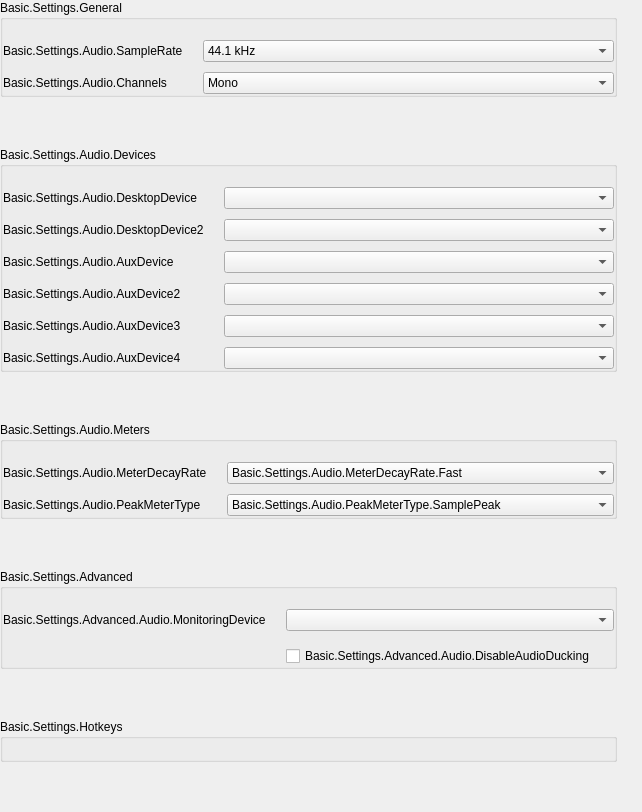
               <widget class="QWidget" name="scrollAreaWidgetContents_50">
                <property name="geometry">
                 <rect>
                  <x>0</x>
                  <y>0</y>
                  <width>642</width>
                  <height>742</height>
                 </rect>
                </property>
                <layout class="QVBoxLayout" name="verticalLayout_50">
                 <property name="spacing">
                  <number>0</number>
                 </property>
                 <property name="leftMargin">
                  <number>0</number>
                 </property>
                 <property name="topMargin">
                  <number>0</number>
                 </property>
                 <property name="rightMargin">
                  <number>0</number>
                 </property>
                 <property name="bottomMargin">
                  <number>50</number>
                 </property>
                 <item alignment="Qt::AlignTop">
                  <widget class="QWidget" name="widget_50" native="true">
                   <layout class="QVBoxLayout" name="verticalLayout_51">
                    <property name="spacing">
                     <number>50</number>
                    </property>
                    <property name="leftMargin">
                     <number>0</number>
                    </property>
                    <property name="topMargin">
                     <number>0</number>
                    </property>
                    <property name="rightMargin">
                     <number>25</number>
                    </property>
                    <property name="bottomMargin">
                     <number>0</number>
                    </property>
                    <item>
                     <widget class="QGroupBox" name="audioGeneralGroupBox">
                      <property name="title">
                       <string>Basic.Settings.General</string>
                      </property>
                      <property name="uistep" stdset="0">
                       <string notr="true">General</string>
                      </property>
                      <layout class="QFormLayout" name="formLayout_52">
                       <property name="fieldGrowthPolicy">
                        <enum>QFormLayout::AllNonFixedFieldsGrow</enum>
                       </property>
                       <property name="labelAlignment">
                        <set>Qt::AlignLeading|Qt::AlignLeft|Qt::AlignVCenter</set>
                       </property>
                       <property name="horizontalSpacing">
                        <number>20</number>
                       </property>
                       <property name="verticalSpacing">
                        <number>10</number>
                       </property>
                       <property name="leftMargin">
                        <number>0</number>
                       </property>
                       <property name="topMargin">
                        <number>20</number>
                       </property>
                       <property name="rightMargin">
                        <number>0</number>
                       </property>
                       <property name="bottomMargin">
                        <number>0</number>
                       </property>
                       <item row="0" column="0">
                        <widget class="QLabel" name="label_14">
                         <property name="sizePolicy">
                          <sizepolicy hsizetype="Preferred" vsizetype="Expanding">
                           <horstretch>0</horstretch>
                           <verstretch>0</verstretch>
                          </sizepolicy>
                         </property>
                         <property name="text">
                          <string>Basic.Settings.Audio.SampleRate</string>
                         </property>
                         <property name="alignment">
                          <set>Qt::AlignLeading|Qt::AlignLeft|Qt::AlignVCenter</set>
                         </property>
                         <property name="wordWrap">
                          <bool>true</bool>
                         </property>
                         <property name="buddy">
                          <cstring>sampleRate</cstring>
                         </property>
                         <property name="useFor" stdset="0">
                          <string notr="true">FormLabelRole</string>
                         </property>
                        </widget>
                       </item>
                       <item row="0" column="1">
                        <widget class="PLSComboBox" name="sampleRate">
                         <property name="currentText">
                          <string notr="true">44.1 kHz</string>
                         </property>
                         <property name="currentIndex">
                          <number>0</number>
                         </property>
                         <property name="uistep" stdset="0">
                          <string notr="true">Sample Rate</string>
                         </property>
                         <item>
                          <property name="text">
                           <string>44.1 kHz</string>
                          </property>
                         </item>
                         <item>
                          <property name="text">
                           <string>48 kHz</string>
                          </property>
                         </item>
                        </widget>
                       </item>
                       <item row="1" column="0">
                        <widget class="QLabel" name="label_15">
                         <property name="sizePolicy">
                          <sizepolicy hsizetype="Preferred" vsizetype="Expanding">
                           <horstretch>0</horstretch>
                           <verstretch>0</verstretch>
                          </sizepolicy>
                         </property>
                         <property name="text">
                          <string>Basic.Settings.Audio.Channels</string>
                         </property>
                         <property name="wordWrap">
                          <bool>true</bool>
                         </property>
                         <property name="buddy">
                          <cstring>channelSetup</cstring>
                         </property>
                         <property name="useFor" stdset="0">
                          <string notr="true">FormLabelRole</string>
                         </property>
                        </widget>
                       </item>
                       <item row="1" column="1">
                        <widget class="PLSComboBox" name="channelSetup">
                         <property name="currentText">
                          <string>Mono</string>
                         </property>
                         <property name="currentIndex">
                          <number>0</number>
                         </property>
                         <property name="uistep" stdset="0">
                          <string notr="true">Channels</string>
                         </property>
                         <item>
                          <property name="text">
                           <string>Mono</string>
                          </property>
                         </item>
                         <item>
                          <property name="text">
                           <string>Stereo</string>
                          </property>
                         </item>
                         <item>
                          <property name="text">
                           <string>2.1</string>
                          </property>
                         </item>
                         <item>
                          <property name="text">
                           <string>4.0</string>
                          </property>
                         </item>
                         <item>
                          <property name="text">
                           <string>4.1</string>
                          </property>
                         </item>
                         <item>
                          <property name="text">
                           <string>5.1</string>
                          </property>
                         </item>
                         <item>
                          <property name="text">
                           <string>7.1</string>
                          </property>
                         </item>
                        </widget>
                       </item>
                      </layout>
                     </widget>
                    </item>
                    <item>
                     <widget class="QGroupBox" name="audioDevicesGroupBox">
                      <property name="title">
                       <string>Basic.Settings.Audio.Devices</string>
                      </property>
                      <property name="uistep" stdset="0">
                       <string notr="true">Devices</string>
                      </property>
                      <layout class="QFormLayout" name="formLayout_53">
                       <property name="fieldGrowthPolicy">
                        <enum>QFormLayout::AllNonFixedFieldsGrow</enum>
                       </property>
                       <property name="labelAlignment">
                        <set>Qt::AlignLeading|Qt::AlignLeft|Qt::AlignVCenter</set>
                       </property>
                       <property name="horizontalSpacing">
                        <number>20</number>
                       </property>
                       <property name="verticalSpacing">
                        <number>10</number>
                       </property>
                       <property name="leftMargin">
                        <number>0</number>
                       </property>
                       <property name="topMargin">
                        <number>20</number>
                       </property>
                       <property name="rightMargin">
                        <number>0</number>
                       </property>
                       <property name="bottomMargin">
                        <number>0</number>
                       </property>
                       <item row="0" column="0">
                        <widget class="QLabel" name="label_2">
                         <property name="sizePolicy">
                          <sizepolicy hsizetype="Preferred" vsizetype="Expanding">
                           <horstretch>0</horstretch>
                           <verstretch>0</verstretch>
                          </sizepolicy>
                         </property>
                         <property name="text">
                          <string>Basic.Settings.Audio.DesktopDevice</string>
                         </property>
                         <property name="alignment">
                          <set>Qt::AlignLeading|Qt::AlignLeft|Qt::AlignVCenter</set>
                         </property>
                         <property name="wordWrap">
                          <bool>true</bool>
                         </property>
                         <property name="buddy">
                          <cstring>desktopAudioDevice1</cstring>
                         </property>
                         <property name="useFor" stdset="0">
                          <string notr="true">FormLabelRole</string>
                         </property>
                        </widget>
                       </item>
                       <item row="0" column="1">
                        <widget class="PLSComboBox" name="desktopAudioDevice1">
                         <property name="enabled">
                          <bool>true</bool>
                         </property>
                         <property name="uistep" stdset="0">
                          <string notr="true">Desktop Audio</string>
                         </property>
                        </widget>
                       </item>
                       <item row="1" column="0">
                        <widget class="QLabel" name="label_3">
                         <property name="sizePolicy">
                          <sizepolicy hsizetype="Preferred" vsizetype="Expanding">
                           <horstretch>0</horstretch>
                           <verstretch>0</verstretch>
                          </sizepolicy>
                         </property>
                         <property name="text">
                          <string>Basic.Settings.Audio.DesktopDevice2</string>
                         </property>
                         <property name="alignment">
                          <set>Qt::AlignLeading|Qt::AlignLeft|Qt::AlignVCenter</set>
                         </property>
                         <property name="wordWrap">
                          <bool>true</bool>
                         </property>
                         <property name="buddy">
                          <cstring>desktopAudioDevice2</cstring>
                         </property>
                         <property name="useFor" stdset="0">
                          <string notr="true">FormLabelRole</string>
                         </property>
                        </widget>
                       </item>
                       <item row="1" column="1">
                        <widget class="PLSComboBox" name="desktopAudioDevice2">
                         <property name="enabled">
                          <bool>true</bool>
                         </property>
                         <property name="uistep" stdset="0">
                          <string notr="true">Desktop Audio 2</string>
                         </property>
                        </widget>
                       </item>
                       <item row="2" column="0">
                        <widget class="QLabel" name="label_4">
                         <property name="sizePolicy">
                          <sizepolicy hsizetype="Preferred" vsizetype="Expanding">
                           <horstretch>0</horstretch>
                           <verstretch>0</verstretch>
                          </sizepolicy>
                         </property>
                         <property name="text">
                          <string>Basic.Settings.Audio.AuxDevice</string>
                         </property>
                         <property name="wordWrap">
                          <bool>true</bool>
                         </property>
                         <property name="buddy">
                          <cstring>auxAudioDevice1</cstring>
                         </property>
                         <property name="useFor" stdset="0">
                          <string notr="true">FormLabelRole</string>
                         </property>
                        </widget>
                       </item>
                       <item row="2" column="1">
                        <widget class="PLSComboBox" name="auxAudioDevice1">
                         <property name="enabled">
                          <bool>true</bool>
                         </property>
                         <property name="uistep" stdset="0">
                          <string notr="true">Mic/Auxiliary Audio</string>
                         </property>
                        </widget>
                       </item>
                       <item row="3" column="0">
                        <widget class="QLabel" name="label_5">
                         <property name="sizePolicy">
                          <sizepolicy hsizetype="Preferred" vsizetype="Expanding">
                           <horstretch>0</horstretch>
                           <verstretch>0</verstretch>
                          </sizepolicy>
                         </property>
                         <property name="text">
                          <string>Basic.Settings.Audio.AuxDevice2</string>
                         </property>
                         <property name="wordWrap">
                          <bool>true</bool>
                         </property>
                         <property name="buddy">
                          <cstring>auxAudioDevice2</cstring>
                         </property>
                         <property name="useFor" stdset="0">
                          <string notr="true">FormLabelRole</string>
                         </property>
                        </widget>
                       </item>
                       <item row="3" column="1">
                        <widget class="PLSComboBox" name="auxAudioDevice2">
                         <property name="enabled">
                          <bool>true</bool>
                         </property>
                         <property name="uistep" stdset="0">
                          <string notr="true">Mic/Auxiliary Audio 2</string>
                         </property>
                        </widget>
                       </item>
                       <item row="4" column="0">
                        <widget class="QLabel" name="label_6">
                         <property name="sizePolicy">
                          <sizepolicy hsizetype="Preferred" vsizetype="Expanding">
                           <horstretch>0</horstretch>
                           <verstretch>0</verstretch>
                          </sizepolicy>
                         </property>
                         <property name="text">
                          <string>Basic.Settings.Audio.AuxDevice3</string>
                         </property>
                         <property name="wordWrap">
                          <bool>true</bool>
                         </property>
                         <property name="buddy">
                          <cstring>auxAudioDevice3</cstring>
                         </property>
                         <property name="useFor" stdset="0">
                          <string notr="true">FormLabelRole</string>
                         </property>
                        </widget>
                       </item>
                       <item row="4" column="1">
                        <widget class="PLSComboBox" name="auxAudioDevice3">
                         <property name="enabled">
                          <bool>true</bool>
                         </property>
                         <property name="uistep" stdset="0">
                          <string notr="true">Mic/Auxiliary Audio 3</string>
                         </property>
                        </widget>
                       </item>
                       <item row="5" column="1">
                        <widget class="PLSComboBox" name="auxAudioDevice4">
                         <property name="enabled">
                          <bool>true</bool>
                         </property>
                         <property name="uistep" stdset="0">
                          <string notr="true">Mic/Auxiliary Audio 4</string>
                         </property>
                        </widget>
                       </item>
                       <item row="5" column="0">
                        <widget class="QLabel" name="label_67">
                         <property name="sizePolicy">
                          <sizepolicy hsizetype="Preferred" vsizetype="Expanding">
                           <horstretch>0</horstretch>
                           <verstretch>0</verstretch>
                          </sizepolicy>
                         </property>
                         <property name="text">
                          <string>Basic.Settings.Audio.AuxDevice4</string>
                         </property>
                         <property name="wordWrap">
                          <bool>true</bool>
                         </property>
                         <property name="buddy">
                          <cstring>auxAudioDevice4</cstring>
                         </property>
                         <property name="useFor" stdset="0">
                          <string notr="true">FormLabelRole</string>
                         </property>
                        </widget>
                       </item>
                      </layout>
                     </widget>
                    </item>
                    <item>
                     <widget class="QGroupBox" name="audioMetersGroupBox">
                      <property name="title">
                       <string>Basic.Settings.Audio.Meters</string>
                      </property>
                      <property name="uistep" stdset="0">
                       <string notr="true">Meters</string>
                      </property>
                      <layout class="QFormLayout" name="formLayout_54">
                       <property name="fieldGrowthPolicy">
                        <enum>QFormLayout::AllNonFixedFieldsGrow</enum>
                       </property>
                       <property name="labelAlignment">
                        <set>Qt::AlignLeading|Qt::AlignLeft|Qt::AlignVCenter</set>
                       </property>
                       <property name="horizontalSpacing">
                        <number>20</number>
                       </property>
                       <property name="verticalSpacing">
                        <number>10</number>
                       </property>
                       <property name="leftMargin">
                        <number>0</number>
                       </property>
                       <property name="topMargin">
                        <number>20</number>
                       </property>
                       <property name="rightMargin">
                        <number>0</number>
                       </property>
                       <property name="bottomMargin">
                        <number>0</number>
                       </property>
                       <item row="0" column="0">
                        <widget class="QLabel" name="label_65">
                         <property name="sizePolicy">
                          <sizepolicy hsizetype="Preferred" vsizetype="Expanding">
                           <horstretch>0</horstretch>
                           <verstretch>0</verstretch>
                          </sizepolicy>
                         </property>
                         <property name="text">
                          <string>Basic.Settings.Audio.MeterDecayRate</string>
                         </property>
                         <property name="alignment">
                          <set>Qt::AlignLeading|Qt::AlignLeft|Qt::AlignVCenter</set>
                         </property>
                         <property name="wordWrap">
                          <bool>true</bool>
                         </property>
                         <property name="buddy">
                          <cstring>meterDecayRate</cstring>
                         </property>
                         <property name="useFor" stdset="0">
                          <string notr="true">FormLabelRole</string>
                         </property>
                        </widget>
                       </item>
                       <item row="0" column="1">
                        <widget class="PLSComboBox" name="meterDecayRate">
                         <property name="currentText">
                          <string>Basic.Settings.Audio.MeterDecayRate.Fast</string>
                         </property>
                         <property name="currentIndex">
                          <number>0</number>
                         </property>
                         <property name="uistep" stdset="0">
                          <string notr="true">Decay Rate</string>
                         </property>
                         <item>
                          <property name="text">
                           <string>Basic.Settings.Audio.MeterDecayRate.Fast</string>
                          </property>
                         </item>
                         <item>
                          <property name="text">
                           <string>Basic.Settings.Audio.MeterDecayRate.Medium</string>
                          </property>
                         </item>
                         <item>
                          <property name="text">
                           <string>Basic.Settings.Audio.MeterDecayRate.Slow</string>
                          </property>
                         </item>
                        </widget>
                       </item>
                       <item row="1" column="0">
                        <widget class="QLabel" name="label_66">
                         <property name="sizePolicy">
                          <sizepolicy hsizetype="Preferred" vsizetype="Expanding">
                           <horstretch>0</horstretch>
                           <verstretch>0</verstretch>
                          </sizepolicy>
                         </property>
                         <property name="text">
                          <string>Basic.Settings.Audio.PeakMeterType</string>
                         </property>
                         <property name="wordWrap">
                          <bool>true</bool>
                         </property>
                         <property name="buddy">
                          <cstring>peakMeterType</cstring>
                         </property>
                         <property name="useFor" stdset="0">
                          <string notr="true">FormLabelRole</string>
                         </property>
                        </widget>
                       </item>
                       <item row="1" column="1">
                        <widget class="PLSComboBox" name="peakMeterType">
                         <property name="currentIndex">
                          <number>0</number>
                         </property>
                         <property name="uistep" stdset="0">
                          <string notr="true">Peak Meter Type</string>
                         </property>
                         <item>
                          <property name="text">
                           <string>Basic.Settings.Audio.PeakMeterType.SamplePeak</string>
                          </property>
                         </item>
                         <item>
                          <property name="text">
                           <string>Basic.Settings.Audio.PeakMeterType.TruePeak</string>
                          </property>
                         </item>
                        </widget>
                       </item>
                      </layout>
                     </widget>
                    </item>
                    <item>
                     <widget class="QGroupBox" name="audioAdvGroupBox">
                      <property name="title">
                       <string>Basic.Settings.Advanced</string>
                      </property>
                      <property name="uistep" stdset="0">
                       <string notr="true">Advanced</string>
                      </property>
                      <layout class="QFormLayout" name="formLayout_56">
                       <property name="fieldGrowthPolicy">
                        <enum>QFormLayout::AllNonFixedFieldsGrow</enum>
                       </property>
                       <property name="labelAlignment">
                        <set>Qt::AlignLeading|Qt::AlignLeft|Qt::AlignVCenter</set>
                       </property>
                       <property name="horizontalSpacing">
                        <number>20</number>
                       </property>
                       <property name="verticalSpacing">
                        <number>10</number>
                       </property>
                       <property name="leftMargin">
                        <number>0</number>
                       </property>
                       <property name="topMargin">
                        <number>20</number>
                       </property>
                       <property name="rightMargin">
                        <number>0</number>
                       </property>
                       <property name="bottomMargin">
                        <number>0</number>
                       </property>
                       <item row="0" column="0">
                        <widget class="QLabel" name="monitoringDeviceLabel">
                         <property name="sizePolicy">
                          <sizepolicy hsizetype="Preferred" vsizetype="Expanding">
                           <horstretch>0</horstretch>
                           <verstretch>0</verstretch>
                          </sizepolicy>
                         </property>
                         <property name="text">
                          <string>Basic.Settings.Advanced.Audio.MonitoringDevice</string>
                         </property>
                         <property name="wordWrap">
                          <bool>true</bool>
                         </property>
                         <property name="buddy">
                          <cstring>monitoringDevice</cstring>
                         </property>
                         <property name="useFor" stdset="0">
                          <string notr="true">FormLabelRole</string>
                         </property>
                        </widget>
                       </item>
                       <item row="0" column="1">
                        <widget class="PLSComboBox" name="monitoringDevice">
                         <property name="uistep" stdset="0">
                          <string notr="true">Monitoring Device</string>
                         </property>
                        </widget>
                       </item>
                       <item row="1" column="1">
                        <layout class="QVBoxLayout" name="verticalLayout_55">
                         <property name="spacing">
                          <number>0</number>
                         </property>
                         <property name="topMargin">
                          <number>5</number>
                         </property>
                         <item>
                          <widget class="QCheckBox" name="disableAudioDucking">
                           <property name="text">
                            <string>Basic.Settings.Advanced.Audio.DisableAudioDucking</string>
                           </property>
                           <property name="uistep" stdset="0">
                            <string notr="true">Disable Windows audio ducking</string>
                           </property>
                          </widget>
                         </item>
                        </layout>
                       </item>
                      </layout>
                     </widget>
                    </item>
                    <item>
                     <widget class="QGroupBox" name="audioHotkeysGroupBox">
                      <property name="title">
                       <string>Basic.Settings.Hotkeys</string>
                      </property>
                      <property name="uistep" stdset="0">
                       <string notr="true">Hotkeys</string>
                      </property>
                      <layout class="QFormLayout" name="audioSourceLayout">
                       <property name="fieldGrowthPolicy">
                        <enum>QFormLayout::AllNonFixedFieldsGrow</enum>
                       </property>
                       <property name="labelAlignment">
                        <set>Qt::AlignLeading|Qt::AlignLeft|Qt::AlignVCenter</set>
                       </property>
                       <property name="horizontalSpacing">
                        <number>20</number>
                       </property>
                       <property name="verticalSpacing">
                        <number>10</number>
                       </property>
                       <property name="leftMargin">
                        <number>0</number>
                       </property>
                       <property name="topMargin">
                        <number>20</number>
                       </property>
                       <property name="rightMargin">
                        <number>0</number>
                       </property>
                       <property name="bottomMargin">
                        <number>0</number>
                       </property>
                      </layout>
                     </widget>
                    </item>
                   </layout>
                  </widget>
                 </item>
                </layout>
               </widget>
